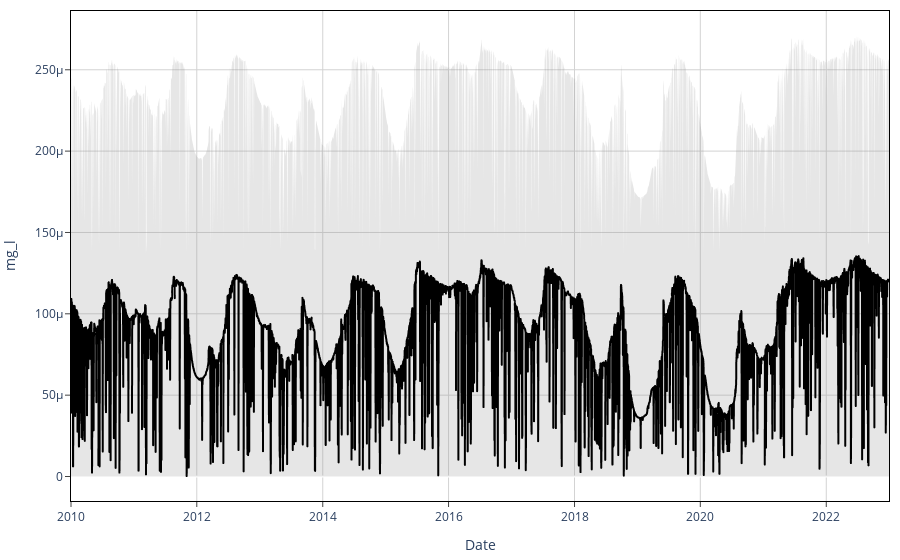

Notebook cell for this chart:
### Code cell
swatpy.plot_channel(81)

### Figure 1 — Plotly figure (JSON) as saved in the notebook; plotly's stock layout.template omitted (floating-point values rounded to 4 significant figures; data arrays with more than 128 entries replaced by an {"elided": "..."} marker saying what was removed)
{"data": [{"hovertemplate": "Date=%{x}<br>mg_l=%{y}<extra></extra>", "legendgroup": "", "line": {"color": "black", "dash": "solid"}, "marker": {"symbol": "circle"}, "mode": "lines", "name": "", "showlegend": false, "type": "scattergl", "x": {"elided": "4748 str values"}, "xaxis": "x", "y": {"elided": "4748 float values"}, "yaxis": "y"}, {"hovertemplate": "fecha=%{x}<br>valor=%{y}<extra></extra>", "legendgroup": "", "line": {"color": "black"}, "marker": {"color": "orange", "line": {"width": 1}, "size": 9, "symbol": "circle"}, "mode": "markers", "name": "", "orientation": "v", "showlegend": false, "type": "scatter", "x": [], "xaxis": "x", "y": [], "yaxis": "y"}, {"line": {"color": "rgba(0,0,0,0)"}, "mode": "lines", "showlegend": false, "type": "scatter", "x": {"elided": "4748 str values"}, "y": {"elided": "4748 float values"}}, {"fill": "tonexty", "fillcolor": "rgba(128, 128, 128, 0.2)", "line": {"color": "rgba(0,0,0,0)"}, "mode": "lines", "name": "95% confidence interval", "type": "scatter", "x": {"elided": "4748 str values"}, "y": {"elided": "4748 int values"}}], "layout": {"legend": {"tracegroupgap": 0}, "margin": {"b": 10, "l": 10, "r": 10, "t": 10}, "plot_bgcolor": "white", "showlegend": false, "xaxis": {"anchor": "y", "domain": [0, 1], "gridcolor": "lightgrey", "linecolor": "black", "mirror": true, "showline": true, "ticks": "outside", "title": {"text": "Date"}}, "yaxis": {"anchor": "x", "domain": [0, 1], "gridcolor": "lightgrey", "linecolor": "black", "mirror": true, "showline": true, "ticks": "outside", "title": {"text": "mg_l"}}}}
